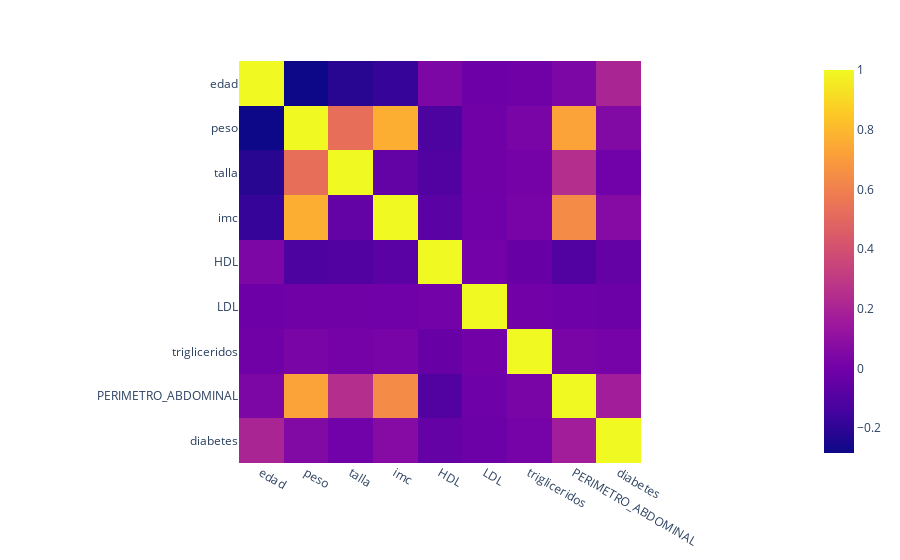

Notebook code cell kept with this figure:
### Code cell
px.imshow(data[variables_numericas].corr(method = 'pearson'))

### Figure 1 — Plotly figure (JSON) as saved in the notebook; plotly's stock layout.template omitted (floating-point values rounded to 4 significant figures)
{"data": [{"coloraxis": "coloraxis", "hovertemplate": "x: %{x}<br>y: %{y}<br>color: %{z}<extra></extra>", "name": "0", "type": "heatmap", "x": ["edad", "peso", "talla", "imc", "HDL", "LDL", "trigliceridos", "PERIMETRO_ABDOMINAL", "diabetes"], "xaxis": "x", "y": ["edad", "peso", "talla", "imc", "HDL", "LDL", "trigliceridos", "PERIMETRO_ABDOMINAL", "diabetes"], "yaxis": "y", "z": [[1, -0.2836, -0.2173, -0.182, 0.03895, -0.01383, -0.007212, 0.03861, 0.2059], [-0.2836, 1, 0.5309, 0.7662, -0.1217, -0.00756, 0.02495, 0.7282, 0.05719], [-0.2173, 0.5309, 1, -0.04754, -0.09738, -0.006932, 0.01093, 0.2475, -0.002008], [-0.182, 0.7662, -0.04754, 1, -0.07524, -0.003797, 0.02047, 0.6403, 0.06488], [0.03895, -0.1217, -0.09738, -0.07524, 1, 0.005449, -0.03301, -0.1036, -0.04457], [-0.01383, -0.00756, -0.006932, -0.003797, 0.005449, 1, 0.001373, -0.01265, -0.02261], [-0.007212, 0.02495, 0.01093, 0.02047, -0.03301, 0.001373, 1, 0.02677, 0.01346], [0.03861, 0.7282, 0.2475, 0.6403, -0.1036, -0.01265, 0.02677, 1, 0.169], [0.2059, 0.05719, -0.002008, 0.06488, -0.04457, -0.02261, 0.01346, 0.169, 1]]}], "layout": {"coloraxis": {"colorscale": [[0, "#0d0887"], [0.1111, "#46039f"], [0.2222, "#7201a8"], [0.3333, "#9c179e"], [0.4444, "#bd3786"], [0.5556, "#d8576b"], [0.6667, "#ed7953"], [0.7778, "#fb9f3a"], [0.8889, "#fdca26"], [1, "#f0f921"]]}, "margin": {"t": 60}, "xaxis": {"anchor": "y", "constrain": "domain", "domain": [0, 1], "scaleanchor": "y"}, "yaxis": {"anchor": "x", "autorange": "reversed", "constrain": "domain", "domain": [0, 1]}}}
